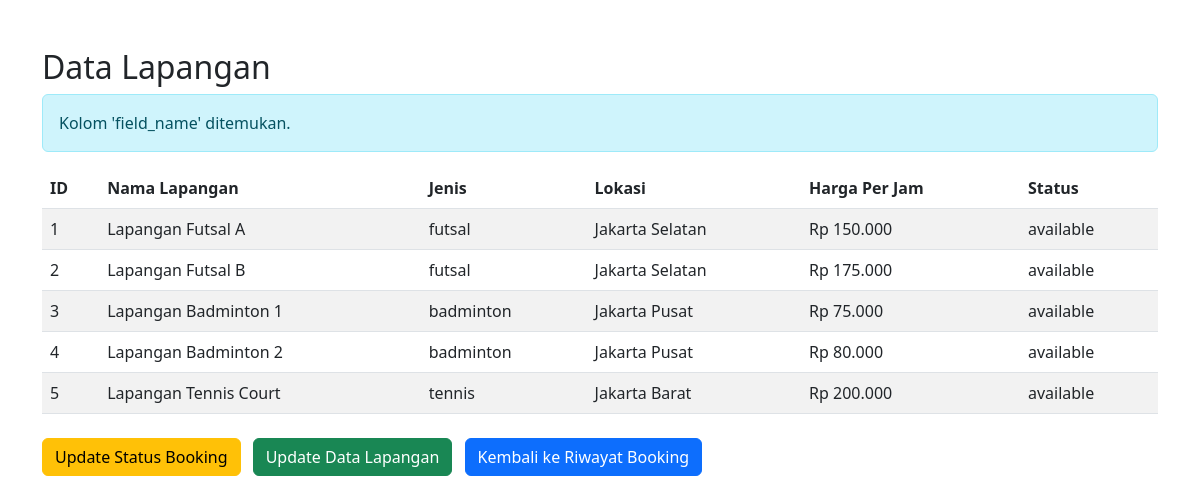
Page /check_fields.php on the committed database.
### tables this page shows
CREATE TABLE `fields` (
  `id` int(11) NOT NULL AUTO_INCREMENT PRIMARY KEY,
  `field_name` varchar(100) DEFAULT NULL,
  `field_type` enum('futsal','badminton','tennis') DEFAULT NULL,
  `location` text DEFAULT NULL,
  `price_per_hour` decimal(10,2) DEFAULT NULL,
  `image` varchar(255) DEFAULT NULL,
  `status` enum('available','maintenance','reserved') NOT NULL DEFAULT 'available',
  `created_at` timestamp NOT NULL DEFAULT current_timestamp()
);

### check_fields.php (the view, shortened to what this page needs)
<?php
include('db_connect.php');
$has_fields = $conn->query("SHOW TABLES LIKE 'fields'")->num_rows > 0;
?>
<!DOCTYPE html>
<html lang="en">
<head>
    <link href="https://cdn.jsdelivr.net/npm/bootstrap@5.3.0/dist/css/bootstrap.min.css" rel="stylesheet">
</head>
<body>
    <div class="container mt-5">
        <h2>Data Lapangan</h2>
        <?php if (!$has_fields): ?>
            <div class="alert alert-warning">
                Tabel fields belum ada di database.
                <a href="update_fields.php" class="btn btn-primary btn-sm ms-3">Buat Tabel Fields</a>
            </div>
        <?php else: ?>
            <?php
            $check_field_name = $conn->query("SHOW COLUMNS FROM fields LIKE 'field_name'");
            $field_name_exists = $check_field_name->num_rows > 0;
            $check_name = $conn->query("SHOW COLUMNS FROM fields LIKE 'name'");
            $name_exists = $check_name->num_rows > 0;
            if ($field_name_exists) {
                echo "<div class='alert alert-info'>Kolom 'field_name' ditemukan.</div>";
            } elseif ($name_exists) {
                echo "<div class='alert alert-info'>Kolom 'name' ditemukan.</div>";
                $field_name_column = 'name';
            } else {
                echo "<div class='alert alert-danger'>Kolom 'field_name' dan 'name' tidak ditemukan!</div>";
                $field_name_column = '';
            }
            $fields_query = "SELECT * FROM fields";
            $fields_result = $conn->query($fields_query);
            if ($fields_result->num_rows > 0):
            ?>
            <table class="table table-striped">
                <thead>
                    <tr>
                        <th>ID</th>
                        <th>Nama Lapangan</th>
                        <th>Jenis</th>
                        <th>Lokasi</th>
                        <th>Harga Per Jam</th>
                        <th>Status</th>
                    </tr>
                </thead>
                <tbody>
                    <?php while ($row = $fields_result->fetch_assoc()): ?>
                    <tr>
                        <td><?php echo $row['id']; ?></td>
                        <td><?php
                            if ($field_name_exists) {
                                echo $row['field_name'];
                            } elseif ($name_exists) {
                                echo $row['name'];
                            } else {
                                echo "[Tidak ada kolom nama]";
                            }
                        ?></td>
                        <td><?php echo $row['field_type'] ?? ''; ?></td>
                        <td><?php echo $row['location'] ?? ''; ?></td>
                        <td>Rp <?php echo number_format($row['price_per_hour'] ?? 0, 0, ',', '.'); ?></td>
                        <td><?php echo $row['status'] ?? ''; ?></td>
                    </tr>
                    <?php endwhile; ?>
                </tbody>
            </table>
            <?php endif; ?>
        <?php endif; ?>
        <div class="mt-4">
            <a href="update_status.php" class="btn btn-warning me-2">Update Status Booking</a>
            <a href="update_fields.php" class="btn btn-success me-2">Update Data Lapangan</a>
            <a href="booking_history.php" class="btn btn-primary me-2">Kembali ke Riwayat Booking</a>
        </div>
    </div>
</body>
</html>

### rows in the picture
fields: id "1", field_name "Lapangan Futsal A", field_type "futsal", location "Jakarta Selatan", price_per_hour "150.000", status "available"
fields: id "2", field_name "Lapangan Futsal B", field_type "futsal", location "Jakarta Selatan", price_per_hour "175.000", status "available"
fields: id "3", field_name "Lapangan Badminton 1", field_type "badminton", location "Jakarta Pusat", price_per_hour "75.000", status "available"
fields: id "4", field_name "Lapangan Badminton 2", field_type "badminton", location "Jakarta Pusat", price_per_hour "80.000", status "available"
fields: id "5", field_name "Lapangan Tennis Court", field_type "tennis", location "Jakarta Barat", price_per_hour "200.000", status "available"
